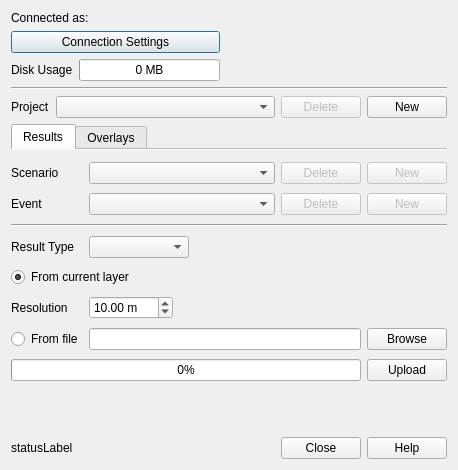
<?xml version="1.0" encoding="UTF-8"?>
<ui version="4.0">
 <class>Dialog</class>
 <widget class="QDialog" name="Dialog">
  <property name="windowModality">
   <enum>Qt::ApplicationModal</enum>
  </property>
  <property name="geometry">
   <rect>
    <x>0</x>
    <y>0</y>
    <width>458</width>
    <height>470</height>
   </rect>
  </property>
  <property name="windowTitle">
   <string>illuvis Uploader</string>
  </property>
  <property name="windowIcon">
   <iconset resource="resources.qrc">
    <normaloff>:/plugins/illuvis/illuvis_u_32w.png</normaloff>:/plugins/illuvis/illuvis_u_32w.png</iconset>
  </property>
  <property name="modal">
   <bool>true</bool>
  </property>
  <layout class="QVBoxLayout" name="verticalLayout">
   <item>
    <layout class="QGridLayout" name="gridLayout">
     <item row="3" column="0">
      <layout class="QHBoxLayout" name="horizontalLayout_3">
       <item>
        <widget class="QLabel" name="diskUsageLabel">
         <property name="text">
          <string>Disk Usage</string>
         </property>
        </widget>
       </item>
       <item>
        <widget class="QProgressBar" name="diskUseProgressBar">
         <property name="minimum">
          <number>0</number>
         </property>
         <property name="maximum">
          <number>500</number>
         </property>
         <property name="value">
          <number>0</number>
         </property>
         <property name="textVisible">
          <bool>true</bool>
         </property>
         <property name="format">
          <string>%v MB</string>
         </property>
        </widget>
       </item>
      </layout>
     </item>
     <item row="3" column="1">
      <spacer name="horizontalSpacer_2">
       <property name="orientation">
        <enum>Qt::Horizontal</enum>
       </property>
       <property name="sizeHint" stdset="0">
        <size>
         <width>40</width>
         <height>20</height>
        </size>
       </property>
      </spacer>
     </item>
     <item row="1" column="0" colspan="2">
      <widget class="QLabel" name="connectedAsLabel">
       <property name="text">
        <string>Connected as:</string>
       </property>
      </widget>
     </item>
     <item row="2" column="1">
      <spacer name="horizontalSpacer">
       <property name="orientation">
        <enum>Qt::Horizontal</enum>
       </property>
       <property name="sizeHint" stdset="0">
        <size>
         <width>40</width>
         <height>20</height>
        </size>
       </property>
      </spacer>
     </item>
     <item row="2" column="0">
      <widget class="QPushButton" name="connectionSettingsPushButton">
       <property name="sizePolicy">
        <sizepolicy hsizetype="Expanding" vsizetype="Fixed">
         <horstretch>0</horstretch>
         <verstretch>0</verstretch>
        </sizepolicy>
       </property>
       <property name="text">
        <string>Connection Settings</string>
       </property>
      </widget>
     </item>
     <item row="1" column="2" rowspan="3">
      <widget class="QLabel" name="iconLabel">
       <property name="sizePolicy">
        <sizepolicy hsizetype="Preferred" vsizetype="Fixed">
         <horstretch>0</horstretch>
         <verstretch>0</verstretch>
        </sizepolicy>
       </property>
       <property name="text">
        <string/>
       </property>
       <property name="pixmap">
        <pixmap resource="resources.qrc">:/plugins/illuvis/illuvis_logo_150w.png</pixmap>
       </property>
       <property name="scaledContents">
        <bool>false</bool>
       </property>
       <property name="alignment">
        <set>Qt::AlignBottom|Qt::AlignRight|Qt::AlignTrailing</set>
       </property>
      </widget>
     </item>
    </layout>
   </item>
   <item>
    <widget class="Line" name="line_2">
     <property name="orientation">
      <enum>Qt::Horizontal</enum>
     </property>
    </widget>
   </item>
   <item>
    <layout class="QHBoxLayout" name="horizontalLayout">
     <item>
      <widget class="QLabel" name="projectLabel">
       <property name="sizePolicy">
        <sizepolicy hsizetype="Fixed" vsizetype="Preferred">
         <horstretch>0</horstretch>
         <verstretch>0</verstretch>
        </sizepolicy>
       </property>
       <property name="text">
        <string>Project</string>
       </property>
      </widget>
     </item>
     <item>
      <widget class="QComboBox" name="projectComboBox">
       <property name="sizePolicy">
        <sizepolicy hsizetype="Expanding" vsizetype="Fixed">
         <horstretch>0</horstretch>
         <verstretch>0</verstretch>
        </sizepolicy>
       </property>
      </widget>
     </item>
     <item>
      <widget class="QPushButton" name="deleteProjectPushButton">
       <property name="enabled">
        <bool>false</bool>
       </property>
       <property name="sizePolicy">
        <sizepolicy hsizetype="Preferred" vsizetype="Fixed">
         <horstretch>0</horstretch>
         <verstretch>0</verstretch>
        </sizepolicy>
       </property>
       <property name="text">
        <string>Delete</string>
       </property>
      </widget>
     </item>
     <item>
      <widget class="QPushButton" name="newProjectPushButton">
       <property name="sizePolicy">
        <sizepolicy hsizetype="Preferred" vsizetype="Fixed">
         <horstretch>0</horstretch>
         <verstretch>0</verstretch>
        </sizepolicy>
       </property>
       <property name="minimumSize">
        <size>
         <width>0</width>
         <height>0</height>
        </size>
       </property>
       <property name="text">
        <string>New</string>
       </property>
      </widget>
     </item>
    </layout>
   </item>
   <item>
    <widget class="QTabWidget" name="tabWidget">
     <property name="currentIndex">
      <number>0</number>
     </property>
     <property name="documentMode">
      <bool>true</bool>
     </property>
     <widget class="QWidget" name="tab">
      <attribute name="title">
       <string>Results</string>
      </attribute>
      <layout class="QGridLayout" name="gridLayout_2">
       <property name="leftMargin">
        <number>0</number>
       </property>
       <property name="rightMargin">
        <number>0</number>
       </property>
       <item row="0" column="2">
        <widget class="QPushButton" name="deleteScenarioPushButton">
         <property name="enabled">
          <bool>false</bool>
         </property>
         <property name="sizePolicy">
          <sizepolicy hsizetype="Fixed" vsizetype="Fixed">
           <horstretch>0</horstretch>
           <verstretch>0</verstretch>
          </sizepolicy>
         </property>
         <property name="text">
          <string>Delete</string>
         </property>
        </widget>
       </item>
       <item row="1" column="0">
        <widget class="QLabel" name="eventLabel">
         <property name="sizePolicy">
          <sizepolicy hsizetype="Fixed" vsizetype="Preferred">
           <horstretch>0</horstretch>
           <verstretch>0</verstretch>
          </sizepolicy>
         </property>
         <property name="text">
          <string>Event</string>
         </property>
        </widget>
       </item>
       <item row="10" column="1" colspan="2">
        <widget class="QLineEdit" name="resultFileLineEdit"/>
       </item>
       <item row="5" column="0">
        <widget class="QLabel" name="resultTypeLabel">
         <property name="sizePolicy">
          <sizepolicy hsizetype="Fixed" vsizetype="Preferred">
           <horstretch>0</horstretch>
           <verstretch>0</verstretch>
          </sizepolicy>
         </property>
         <property name="text">
          <string>Result Type</string>
         </property>
        </widget>
       </item>
       <item row="1" column="1">
        <widget class="QComboBox" name="eventComboBox">
         <property name="sizePolicy">
          <sizepolicy hsizetype="Expanding" vsizetype="Fixed">
           <horstretch>0</horstretch>
           <verstretch>0</verstretch>
          </sizepolicy>
         </property>
        </widget>
       </item>
       <item row="2" column="0" colspan="4">
        <widget class="Line" name="line">
         <property name="orientation">
          <enum>Qt::Horizontal</enum>
         </property>
        </widget>
       </item>
       <item row="0" column="0">
        <widget class="QLabel" name="scenarioLabel">
         <property name="sizePolicy">
          <sizepolicy hsizetype="Fixed" vsizetype="Preferred">
           <horstretch>0</horstretch>
           <verstretch>0</verstretch>
          </sizepolicy>
         </property>
         <property name="text">
          <string>Scenario</string>
         </property>
        </widget>
       </item>
       <item row="13" column="3">
        <widget class="QPushButton" name="uploadPushButton">
         <property name="sizePolicy">
          <sizepolicy hsizetype="Preferred" vsizetype="Fixed">
           <horstretch>0</horstretch>
           <verstretch>0</verstretch>
          </sizepolicy>
         </property>
         <property name="text">
          <string>Upload</string>
         </property>
        </widget>
       </item>
       <item row="1" column="3">
        <widget class="QPushButton" name="newEventPushButton">
         <property name="enabled">
          <bool>false</bool>
         </property>
         <property name="sizePolicy">
          <sizepolicy hsizetype="Preferred" vsizetype="Fixed">
           <horstretch>0</horstretch>
           <verstretch>0</verstretch>
          </sizepolicy>
         </property>
         <property name="text">
          <string>New</string>
         </property>
        </widget>
       </item>
       <item row="0" column="1">
        <widget class="QComboBox" name="scenarioComboBox">
         <property name="sizePolicy">
          <sizepolicy hsizetype="Expanding" vsizetype="Fixed">
           <horstretch>0</horstretch>
           <verstretch>0</verstretch>
          </sizepolicy>
         </property>
        </widget>
       </item>
       <item row="0" column="3">
        <widget class="QPushButton" name="newScenarioPushButton">
         <property name="enabled">
          <bool>false</bool>
         </property>
         <property name="sizePolicy">
          <sizepolicy hsizetype="Preferred" vsizetype="Fixed">
           <horstretch>0</horstretch>
           <verstretch>0</verstretch>
          </sizepolicy>
         </property>
         <property name="text">
          <string>New</string>
         </property>
        </widget>
       </item>
       <item row="1" column="2">
        <widget class="QPushButton" name="deleteEventPushButton">
         <property name="enabled">
          <bool>false</bool>
         </property>
         <property name="sizePolicy">
          <sizepolicy hsizetype="Fixed" vsizetype="Fixed">
           <horstretch>0</horstretch>
           <verstretch>0</verstretch>
          </sizepolicy>
         </property>
         <property name="text">
          <string>Delete</string>
         </property>
        </widget>
       </item>
       <item row="13" column="0" colspan="3">
        <widget class="QProgressBar" name="progressBar">
         <property name="enabled">
          <bool>true</bool>
         </property>
         <property name="value">
          <number>0</number>
         </property>
         <property name="textVisible">
          <bool>true</bool>
         </property>
         <property name="invertedAppearance">
          <bool>false</bool>
         </property>
        </widget>
       </item>
       <item row="10" column="3">
        <widget class="QPushButton" name="browsePushButton">
         <property name="sizePolicy">
          <sizepolicy hsizetype="Preferred" vsizetype="Fixed">
           <horstretch>0</horstretch>
           <verstretch>0</verstretch>
          </sizepolicy>
         </property>
         <property name="text">
          <string>Browse</string>
         </property>
        </widget>
       </item>
       <item row="10" column="0">
        <widget class="QRadioButton" name="fromFileRadioButton">
         <property name="text">
          <string>From file</string>
         </property>
        </widget>
       </item>
       <item row="5" column="1">
        <widget class="QComboBox" name="resultTypeComboBox">
         <property name="sizePolicy">
          <sizepolicy hsizetype="Fixed" vsizetype="Fixed">
           <horstretch>0</horstretch>
           <verstretch>0</verstretch>
          </sizepolicy>
         </property>
         <property name="minimumSize">
          <size>
           <width>100</width>
           <height>0</height>
          </size>
         </property>
        </widget>
       </item>
       <item row="8" column="0">
        <widget class="QLabel" name="label_4">
         <property name="text">
          <string>Resolution</string>
         </property>
        </widget>
       </item>
       <item row="8" column="1">
        <widget class="QDoubleSpinBox" name="resolutionSpinBox">
         <property name="sizePolicy">
          <sizepolicy hsizetype="Fixed" vsizetype="Fixed">
           <horstretch>0</horstretch>
           <verstretch>0</verstretch>
          </sizepolicy>
         </property>
         <property name="suffix">
          <string> m</string>
         </property>
         <property name="maximum">
          <double>9999.989999999999782</double>
         </property>
         <property name="value">
          <double>10.000000000000000</double>
         </property>
        </widget>
       </item>
       <item row="7" column="0" colspan="4">
        <widget class="QRadioButton" name="fromCurrentRadioButton">
         <property name="text">
          <string>From current layer</string>
         </property>
         <property name="checked">
          <bool>true</bool>
         </property>
        </widget>
       </item>
      </layout>
      <zorder>uploadPushButton</zorder>
      <zorder>newEventPushButton</zorder>
      <zorder>newScenarioPushButton</zorder>
      <zorder>eventLabel</zorder>
      <zorder>eventComboBox</zorder>
      <zorder>deleteEventPushButton</zorder>
      <zorder>scenarioComboBox</zorder>
      <zorder>deleteScenarioPushButton</zorder>
      <zorder>scenarioLabel</zorder>
      <zorder>progressBar</zorder>
      <zorder>line</zorder>
      <zorder>resultFileLineEdit</zorder>
      <zorder>browsePushButton</zorder>
      <zorder>fromCurrentRadioButton</zorder>
      <zorder>fromFileRadioButton</zorder>
      <zorder>resultTypeLabel</zorder>
      <zorder>resultTypeComboBox</zorder>
      <zorder>label_4</zorder>
      <zorder>resolutionSpinBox</zorder>
     </widget>
     <widget class="QWidget" name="tab_2">
      <attribute name="title">
       <string>Overlays</string>
      </attribute>
      <layout class="QVBoxLayout" name="verticalLayout_2">
       <property name="leftMargin">
        <number>0</number>
       </property>
       <property name="rightMargin">
        <number>0</number>
       </property>
       <item>
        <layout class="QHBoxLayout" name="horizontalLayout_2">
         <item>
          <widget class="QComboBox" name="overlayComboBox">
           <property name="sizePolicy">
            <sizepolicy hsizetype="Expanding" vsizetype="Fixed">
             <horstretch>0</horstretch>
             <verstretch>0</verstretch>
            </sizepolicy>
           </property>
          </widget>
         </item>
         <item>
          <widget class="QPushButton" name="deleteOverlayPushButton">
           <property name="enabled">
            <bool>false</bool>
           </property>
           <property name="sizePolicy">
            <sizepolicy hsizetype="Preferred" vsizetype="Fixed">
             <horstretch>0</horstretch>
             <verstretch>0</verstretch>
            </sizepolicy>
           </property>
           <property name="text">
            <string>Delete</string>
           </property>
          </widget>
         </item>
         <item>
          <widget class="QPushButton" name="newOverlayPushButton">
           <property name="enabled">
            <bool>false</bool>
           </property>
           <property name="sizePolicy">
            <sizepolicy hsizetype="Preferred" vsizetype="Fixed">
             <horstretch>0</horstretch>
             <verstretch>0</verstretch>
            </sizepolicy>
           </property>
           <property name="text">
            <string>New</string>
           </property>
          </widget>
         </item>
        </layout>
       </item>
       <item>
        <spacer name="verticalSpacer_2">
         <property name="orientation">
          <enum>Qt::Vertical</enum>
         </property>
         <property name="sizeHint" stdset="0">
          <size>
           <width>20</width>
           <height>200</height>
          </size>
         </property>
        </spacer>
       </item>
      </layout>
     </widget>
    </widget>
   </item>
   <item>
    <spacer name="verticalSpacer_3">
     <property name="orientation">
      <enum>Qt::Vertical</enum>
     </property>
     <property name="sizeHint" stdset="0">
      <size>
       <width>5</width>
       <height>5</height>
      </size>
     </property>
    </spacer>
   </item>
   <item>
    <layout class="QHBoxLayout" name="horizontalLayout_4">
     <item>
      <widget class="QLabel" name="statusLabel">
       <property name="sizePolicy">
        <sizepolicy hsizetype="Expanding" vsizetype="Preferred">
         <horstretch>1</horstretch>
         <verstretch>0</verstretch>
        </sizepolicy>
       </property>
       <property name="text">
        <string>statusLabel</string>
       </property>
      </widget>
     </item>
     <item>
      <widget class="QDialogButtonBox" name="buttonBox">
       <property name="sizePolicy">
        <sizepolicy hsizetype="Preferred" vsizetype="Fixed">
         <horstretch>0</horstretch>
         <verstretch>0</verstretch>
        </sizepolicy>
       </property>
       <property name="standardButtons">
        <set>QDialogButtonBox::Close|QDialogButtonBox::Help</set>
       </property>
      </widget>
     </item>
    </layout>
   </item>
  </layout>
 </widget>
 <tabstops>
  <tabstop>connectionSettingsPushButton</tabstop>
  <tabstop>projectComboBox</tabstop>
  <tabstop>deleteProjectPushButton</tabstop>
  <tabstop>newProjectPushButton</tabstop>
  <tabstop>tabWidget</tabstop>
  <tabstop>scenarioComboBox</tabstop>
  <tabstop>deleteScenarioPushButton</tabstop>
  <tabstop>newScenarioPushButton</tabstop>
  <tabstop>eventComboBox</tabstop>
  <tabstop>deleteEventPushButton</tabstop>
  <tabstop>newEventPushButton</tabstop>
  <tabstop>resultTypeComboBox</tabstop>
  <tabstop>fromCurrentRadioButton</tabstop>
  <tabstop>resolutionSpinBox</tabstop>
  <tabstop>fromFileRadioButton</tabstop>
  <tabstop>resultFileLineEdit</tabstop>
  <tabstop>browsePushButton</tabstop>
  <tabstop>uploadPushButton</tabstop>
  <tabstop>overlayComboBox</tabstop>
  <tabstop>deleteOverlayPushButton</tabstop>
  <tabstop>newOverlayPushButton</tabstop>
  <tabstop>buttonBox</tabstop>
 </tabstops>
 <resources>
  <include location="resources.qrc"/>
 </resources>
 <connections>
  <connection>
   <sender>buttonBox</sender>
   <signal>rejected()</signal>
   <receiver>Dialog</receiver>
   <slot>reject()</slot>
   <hints>
    <hint type="sourcelabel">
     <x>489</x>
     <y>318</y>
    </hint>
    <hint type="destinationlabel">
     <x>308</x>
     <y>253</y>
    </hint>
   </hints>
  </connection>
  <connection>
   <sender>uploadPushButton</sender>
   <signal>clicked()</signal>
   <receiver>Dialog</receiver>
   <slot>accept()</slot>
   <hints>
    <hint type="sourcelabel">
     <x>489</x>
     <y>277</y>
    </hint>
    <hint type="destinationlabel">
     <x>448</x>
     <y>101</y>
    </hint>
   </hints>
  </connection>
  <connection>
   <sender>browsePushButton</sender>
   <signal>clicked()</signal>
   <receiver>Dialog</receiver>
   <slot>browseForFile()</slot>
   <hints>
    <hint type="sourcelabel">
     <x>489</x>
     <y>248</y>
    </hint>
    <hint type="destinationlabel">
     <x>328</x>
     <y>87</y>
    </hint>
   </hints>
  </connection>
  <connection>
   <sender>connectionSettingsPushButton</sender>
   <signal>clicked()</signal>
   <receiver>Dialog</receiver>
   <slot>connectionSettingsButtonPressed()</slot>
   <hints>
    <hint type="sourcelabel">
     <x>109</x>
     <y>74</y>
    </hint>
    <hint type="destinationlabel">
     <x>142</x>
     <y>39</y>
    </hint>
   </hints>
  </connection>
  <connection>
   <sender>scenarioComboBox</sender>
   <signal>currentIndexChanged(int)</signal>
   <receiver>Dialog</receiver>
   <slot>refreshEvents()</slot>
   <hints>
    <hint type="sourcelabel">
     <x>236</x>
     <y>136</y>
    </hint>
    <hint type="destinationlabel">
     <x>52</x>
     <y>159</y>
    </hint>
   </hints>
  </connection>
  <connection>
   <sender>newProjectPushButton</sender>
   <signal>clicked()</signal>
   <receiver>Dialog</receiver>
   <slot>newProjectPushButtonPressed()</slot>
   <hints>
    <hint type="sourcelabel">
     <x>489</x>
     <y>110</y>
    </hint>
    <hint type="destinationlabel">
     <x>23</x>
     <y>16</y>
    </hint>
   </hints>
  </connection>
  <connection>
   <sender>newScenarioPushButton</sender>
   <signal>clicked()</signal>
   <receiver>Dialog</receiver>
   <slot>newScenarioPushButtonPressed()</slot>
   <hints>
    <hint type="sourcelabel">
     <x>489</x>
     <y>137</y>
    </hint>
    <hint type="destinationlabel">
     <x>74</x>
     <y>33</y>
    </hint>
   </hints>
  </connection>
  <connection>
   <sender>newEventPushButton</sender>
   <signal>clicked()</signal>
   <receiver>Dialog</receiver>
   <slot>newEventPushButtonPressed()</slot>
   <hints>
    <hint type="sourcelabel">
     <x>489</x>
     <y>165</y>
    </hint>
    <hint type="destinationlabel">
     <x>182</x>
     <y>51</y>
    </hint>
   </hints>
  </connection>
  <connection>
   <sender>deleteProjectPushButton</sender>
   <signal>clicked()</signal>
   <receiver>Dialog</receiver>
   <slot>deleteProjectPushButtonPressed()</slot>
   <hints>
    <hint type="sourcelabel">
     <x>408</x>
     <y>110</y>
    </hint>
    <hint type="destinationlabel">
     <x>72</x>
     <y>11</y>
    </hint>
   </hints>
  </connection>
  <connection>
   <sender>deleteScenarioPushButton</sender>
   <signal>clicked()</signal>
   <receiver>Dialog</receiver>
   <slot>deleteScenarioPushButtonPressed()</slot>
   <hints>
    <hint type="sourcelabel">
     <x>408</x>
     <y>137</y>
    </hint>
    <hint type="destinationlabel">
     <x>196</x>
     <y>22</y>
    </hint>
   </hints>
  </connection>
  <connection>
   <sender>deleteEventPushButton</sender>
   <signal>clicked()</signal>
   <receiver>Dialog</receiver>
   <slot>deleteEventPushButtonPressed()</slot>
   <hints>
    <hint type="sourcelabel">
     <x>408</x>
     <y>165</y>
    </hint>
    <hint type="destinationlabel">
     <x>55</x>
     <y>125</y>
    </hint>
   </hints>
  </connection>
  <connection>
   <sender>buttonBox</sender>
   <signal>helpRequested()</signal>
   <receiver>Dialog</receiver>
   <slot>helpPressed()</slot>
   <hints>
    <hint type="sourcelabel">
     <x>489</x>
     <y>318</y>
    </hint>
    <hint type="destinationlabel">
     <x>375</x>
     <y>7</y>
    </hint>
   </hints>
  </connection>
  <connection>
   <sender>newOverlayPushButton</sender>
   <signal>clicked()</signal>
   <receiver>Dialog</receiver>
   <slot>newOverlayPushButtonPressed()</slot>
   <hints>
    <hint type="sourcelabel">
     <x>469</x>
     <y>192</y>
    </hint>
    <hint type="destinationlabel">
     <x>462</x>
     <y>87</y>
    </hint>
   </hints>
  </connection>
  <connection>
   <sender>projectComboBox</sender>
   <signal>currentIndexChanged(int)</signal>
   <receiver>Dialog</receiver>
   <slot>projectComboBoxChanged()</slot>
   <hints>
    <hint type="sourcelabel">
     <x>179</x>
     <y>102</y>
    </hint>
    <hint type="destinationlabel">
     <x>220</x>
     <y>80</y>
    </hint>
   </hints>
  </connection>
  <connection>
   <sender>deleteOverlayPushButton</sender>
   <signal>clicked()</signal>
   <receiver>Dialog</receiver>
   <slot>deleteOverlayPushButtonPressed()</slot>
   <hints>
    <hint type="sourcelabel">
     <x>366</x>
     <y>203</y>
    </hint>
    <hint type="destinationlabel">
     <x>342</x>
     <y>184</y>
    </hint>
   </hints>
  </connection>
 </connections>
 <slots>
  <slot>browseForFile()</slot>
  <slot>connectionSettingsButtonPressed()</slot>
  <slot>refreshScenarios()</slot>
  <slot>refreshEvents()</slot>
  <slot>newProjectPushButtonPressed()</slot>
  <slot>newScenarioPushButtonPressed()</slot>
  <slot>newEventPushButtonPressed()</slot>
  <slot>deleteProjectPushButtonPressed()</slot>
  <slot>deleteScenarioPushButtonPressed()</slot>
  <slot>deleteEventPushButtonPressed()</slot>
  <slot>helpPressed()</slot>
  <slot>newOverlayPushButtonPressed()</slot>
  <slot>projectComboBoxChanged()</slot>
  <slot>deleteOverlayPushButtonPressed()</slot>
 </slots>
</ui>
